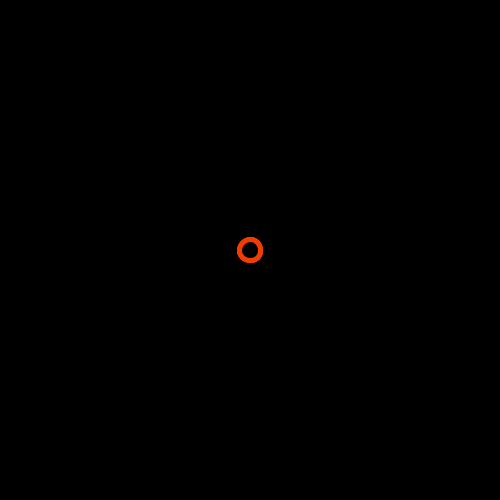
Frame 1 (no input)
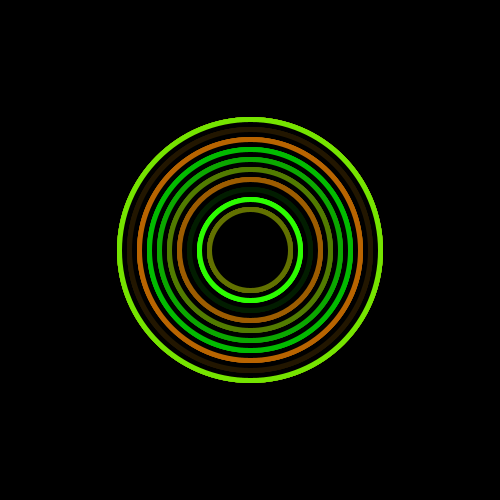
Frame 60 (the mouse pressed at the canvas centre just before this capture)
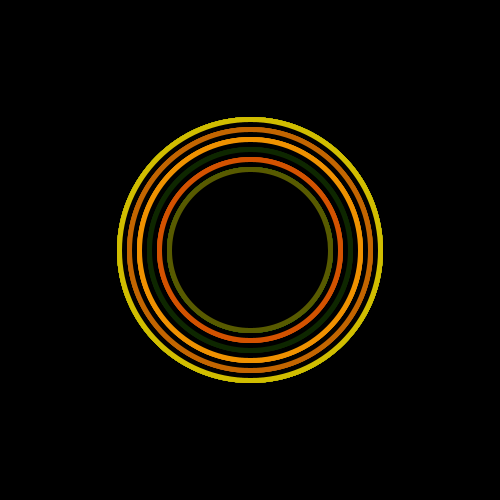
Frame 120 (the mouse held since frame 60 and released just before this capture)

The Processing sketch that drew these frames (run headless with seeded random() and noise(); from frame 60 on, the mouse is pressed at the canvas centre):

// Processing sketch: processing_106476
// ── processing_106476.pde

float y;
float v;
float plus;
float minus;



void setup() {
 size(500,500);
 
 y = 1;
 v = 1;

 frameRate(30);
   background(0); 
   strokeWeight(5);
}

void draw() {
  
  plus = random(150);
  minus = random(300);
  
  
 if(v == 1) {
   
   y = y + 20;
   
 } else {
   
   y = y - 20;
 }
  
  noStroke();
  smooth();
  stroke(0);
  ellipse(width/2, height/2, y, y);
  stroke(random(255), random(255), 0);
  fill(random(255), 0, 0);
  ellipse(width/2, height/2, y, y);
  fill(40, random(255), random(255));
  ellipse(width/2, height/2, y, y);

  fill(0);
  ellipse(width/2, height/2, y, y);
 
 
  
   if( y >= (250) ) {
     
   v = 0;
 
 } 
 
 if( y <= 0 ) {
   
   v = 1;
  
 }
 
 
  
}
